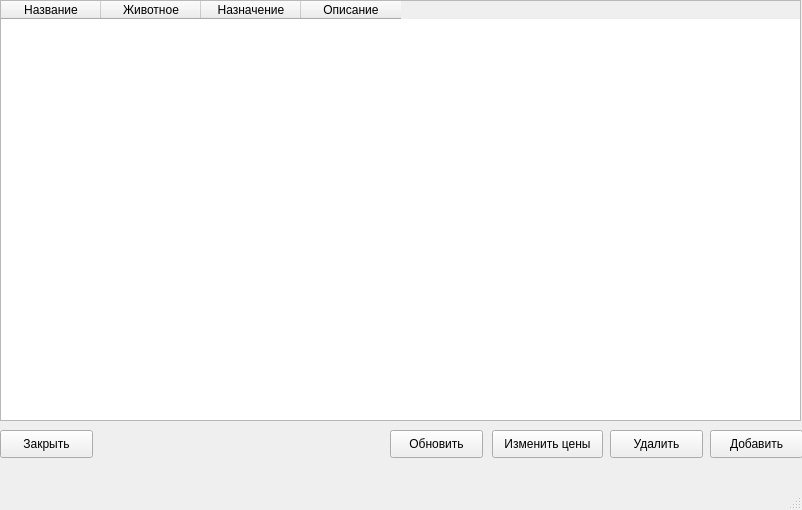
<?xml version="1.0" encoding="UTF-8"?>
<ui version="4.0">
 <class>MainWindow</class>
 <widget class="QMainWindow" name="MainWindow">
  <property name="geometry">
   <rect>
    <x>0</x>
    <y>0</y>
    <width>802</width>
    <height>510</height>
   </rect>
  </property>
  <property name="windowTitle">
   <string>MainWindow</string>
  </property>
  <widget class="QWidget" name="centralwidget">
   <widget class="QTableWidget" name="tableWidget">
    <property name="geometry">
     <rect>
      <x>0</x>
      <y>0</y>
      <width>801</width>
      <height>421</height>
     </rect>
    </property>
    <column>
     <property name="text">
      <string>Название</string>
     </property>
    </column>
    <column>
     <property name="text">
      <string>Животное</string>
     </property>
    </column>
    <column>
     <property name="text">
      <string>Назначение</string>
     </property>
    </column>
    <column>
     <property name="text">
      <string>Описание</string>
     </property>
    </column>
   </widget>
   <widget class="QPushButton" name="pushButton_add">
    <property name="geometry">
     <rect>
      <x>710</x>
      <y>430</y>
      <width>93</width>
      <height>28</height>
     </rect>
    </property>
    <property name="text">
     <string>Добавить</string>
    </property>
   </widget>
   <widget class="QPushButton" name="pushButton_close">
    <property name="geometry">
     <rect>
      <x>0</x>
      <y>430</y>
      <width>93</width>
      <height>28</height>
     </rect>
    </property>
    <property name="text">
     <string>Закрыть</string>
    </property>
   </widget>
   <widget class="QPushButton" name="pushButton_del">
    <property name="geometry">
     <rect>
      <x>610</x>
      <y>430</y>
      <width>93</width>
      <height>28</height>
     </rect>
    </property>
    <property name="text">
     <string>Удалить</string>
    </property>
   </widget>
   <widget class="QPushButton" name="pushButton_change_price">
    <property name="geometry">
     <rect>
      <x>492</x>
      <y>430</y>
      <width>111</width>
      <height>28</height>
     </rect>
    </property>
    <property name="text">
     <string>Изменить цены</string>
    </property>
   </widget>
   <widget class="QPushButton" name="pushButton_update">
    <property name="geometry">
     <rect>
      <x>390</x>
      <y>430</y>
      <width>93</width>
      <height>28</height>
     </rect>
    </property>
    <property name="text">
     <string>Обновить</string>
    </property>
   </widget>
  </widget>
  <widget class="QMenuBar" name="menubar">
   <property name="geometry">
    <rect>
     <x>0</x>
     <y>0</y>
     <width>802</width>
     <height>26</height>
    </rect>
   </property>
  </widget>
  <widget class="QStatusBar" name="statusbar"/>
 </widget>
 <resources/>
 <connections/>
</ui>
